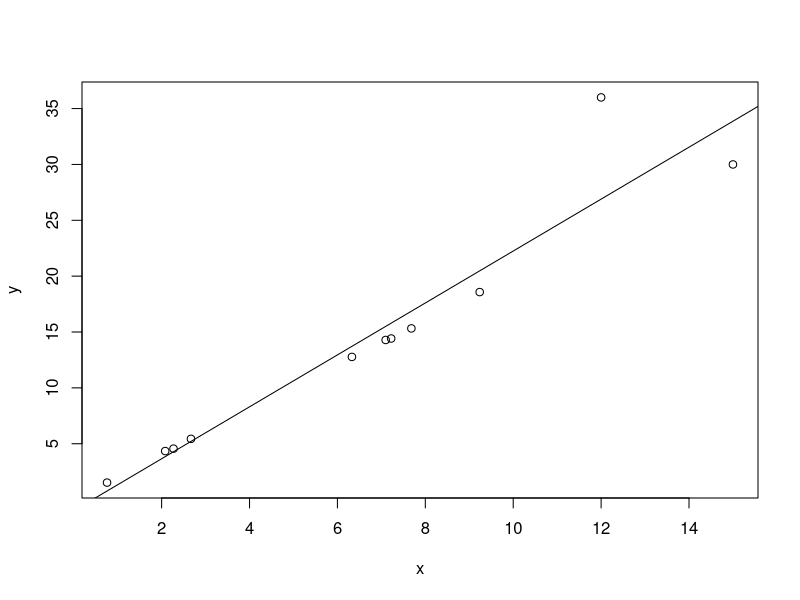
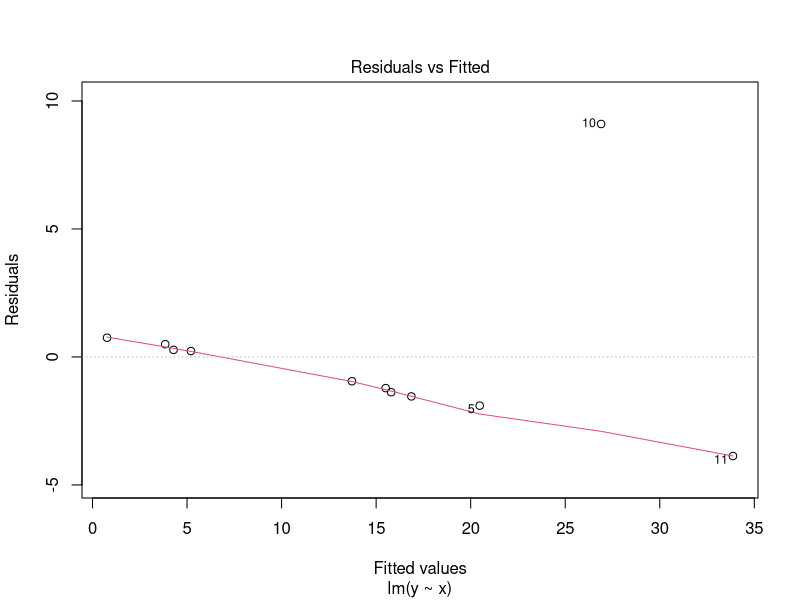
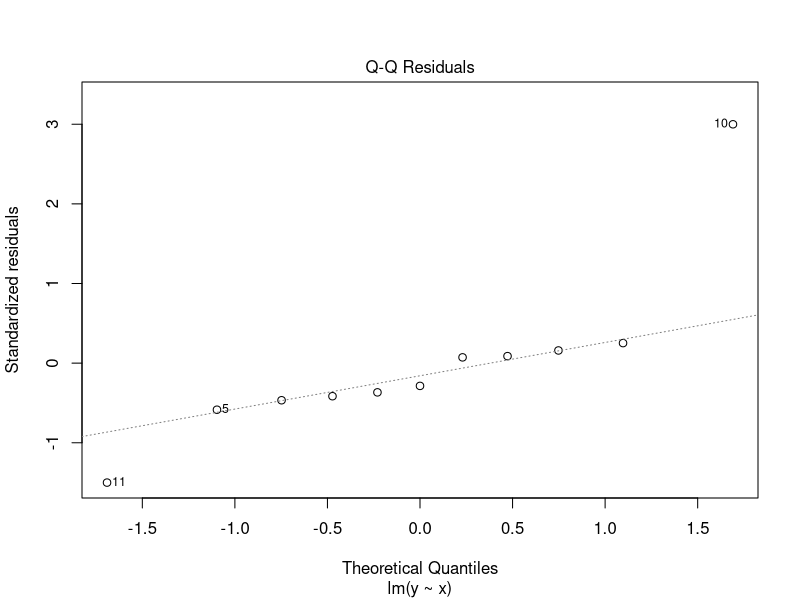
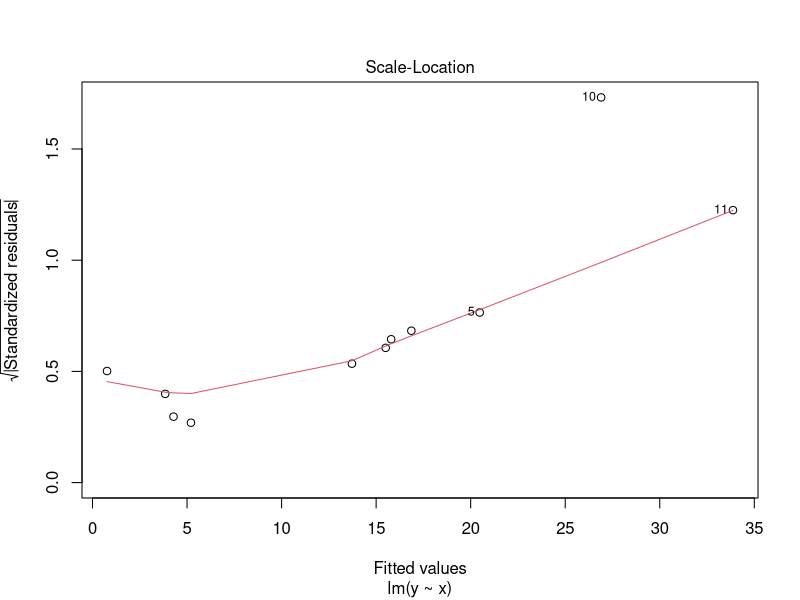
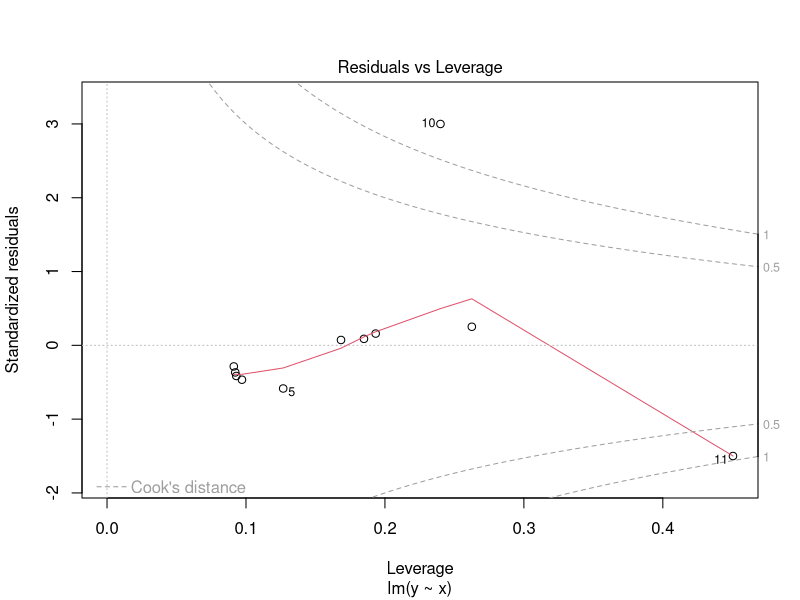
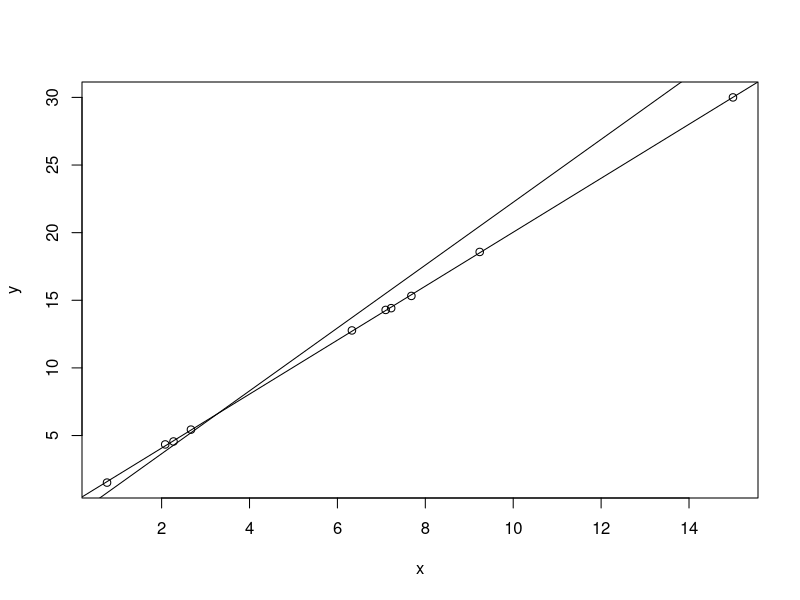
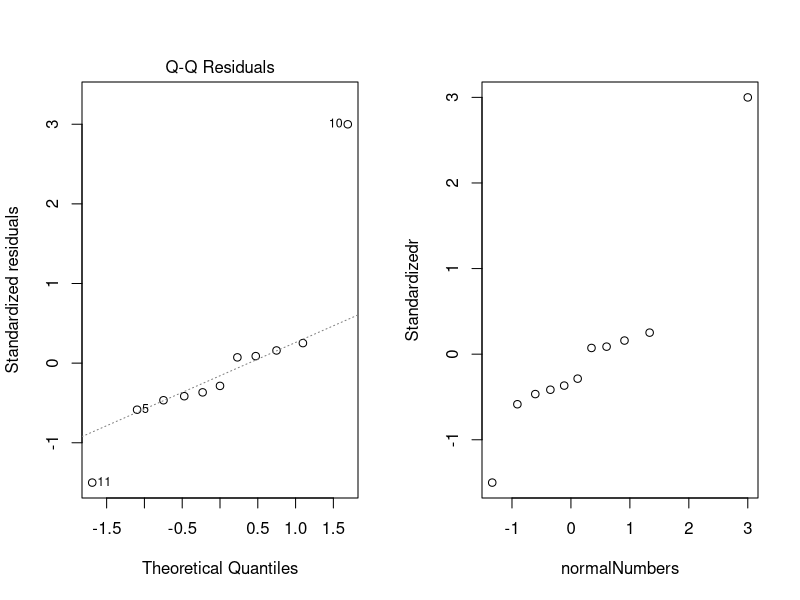

R code for these plots, in order:


data("swiss")


Model1 <- lm(Fertility~Agriculture,data=swiss)



n <- length(swiss$Agriculture)

x <- swiss$Agriculture

x <- cbind(1,x)

Xmean <- mean(x[,2])
XSigma <- sd(x[,2])


#These 3 are the same:
HatValues3 <- (1/n)+(1/(n-1)*((x-Xmean)/XSigma)^2)
#The first just works with 1 parameter

H <- x %*% solve(t(x) %*% x) %*% t(x)

HatValues2 <- diag(H)

HatValues <- hatvalues(Model1)

#----------------------------------------

Sigma <- summary(Model1)$sigma

e <- resid(Model1)

#These 2 are the same:
rstandard2 <- e/(Sigma*sqrt(1-HatValues))
rstandard <- rstandard(Model1)


#----------------------------------------------
set.seed(24)
x <- c(rnorm(9,mean=5,sd=5),12,15)

set.seed(23)
y <- c(2*x[1:9]+rnorm(9,sd=0.1),36,30)


fit1 <- lm(y~x)

plot(x,y)
abline(fit1)

Hat <- hatvalues(fit1)

n <- length(x) 
k <- 2 #Number of parameters including intercept
cutoff <- 2*k/n

Hat>cutoff

dfbeta(fit1)

#Very high rstudent in 10th:
rstudent(fit1)
rstandard(fit1)

plot(fit1)

x <- x[-10]
y <- y[-10]

fit2 <- lm(y~x)
plot(x,y)
abline(fit1)
abline(fit2)

#These 2 are equal:
Cook.Distance <- cooks.distance(fit1)

Cook.Distance2 <- 1/k*(rstandard(fit1))^2*(Hat/(1-Hat))


#Normal QQ:


Standardizedr <- rstandard(fit1)[order(rstandard(fit1))]

normalNumbers <- numeric(n)
for (i in 1:n)
          {normalNumbers[i]=qnorm(i/n)
}
normalNumbers[11]=3

par(mfrow=c(1,2)) 
plot(fit1,which=2)
plot(normalNumbers,Standardizedr)









